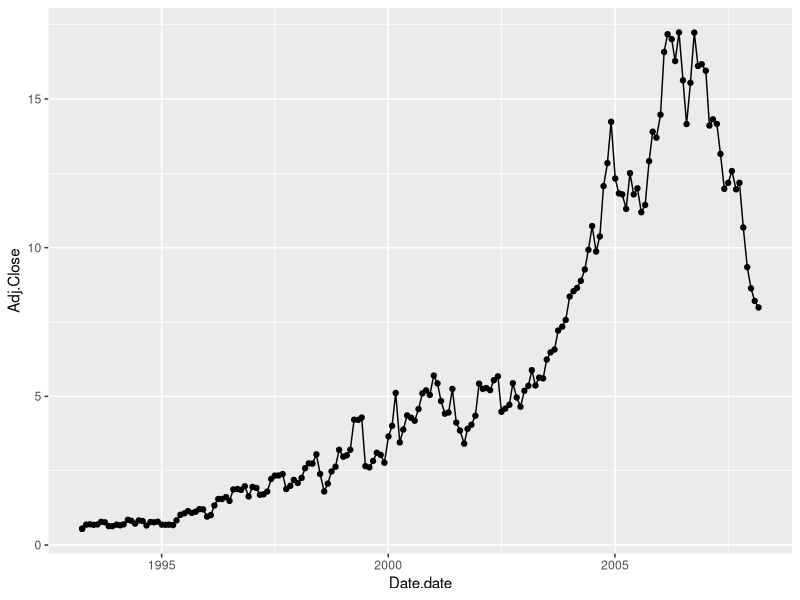
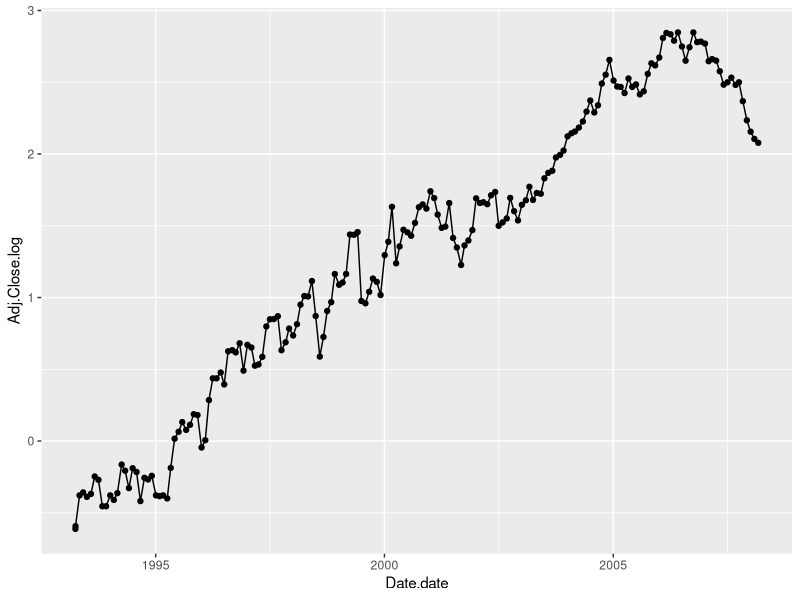
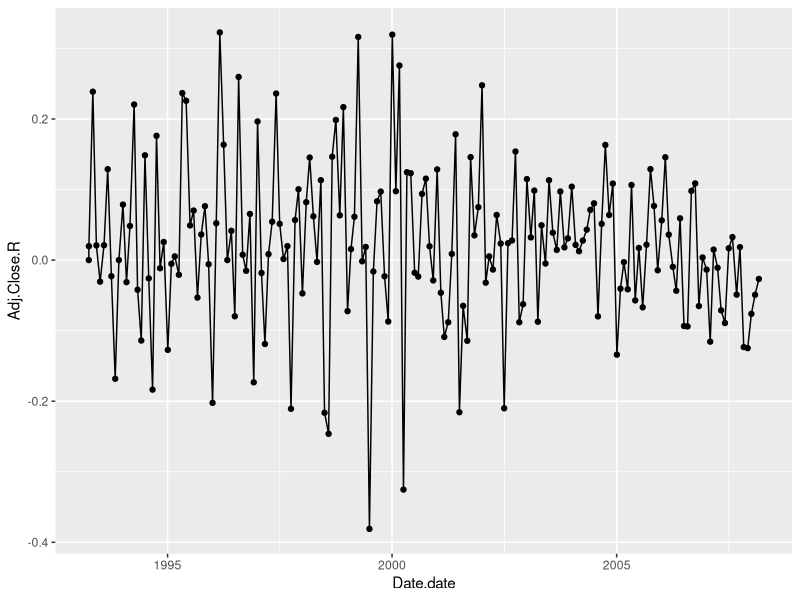
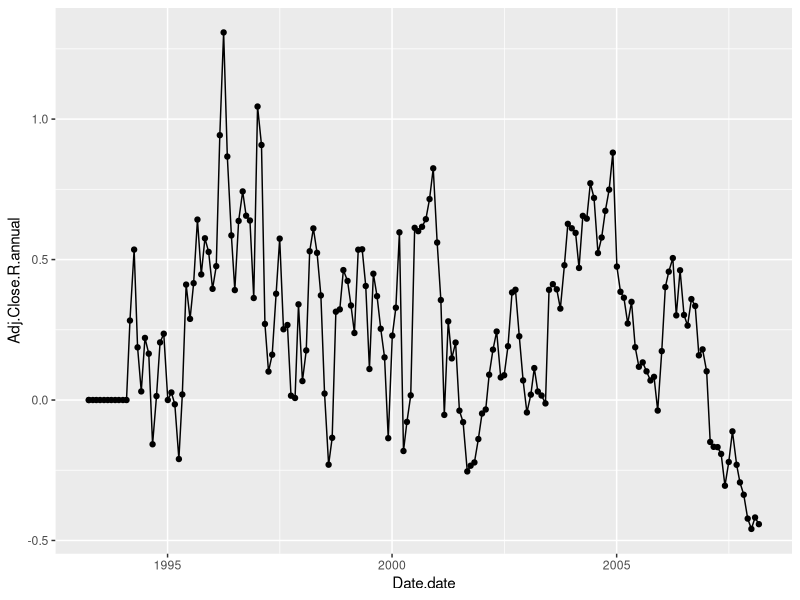
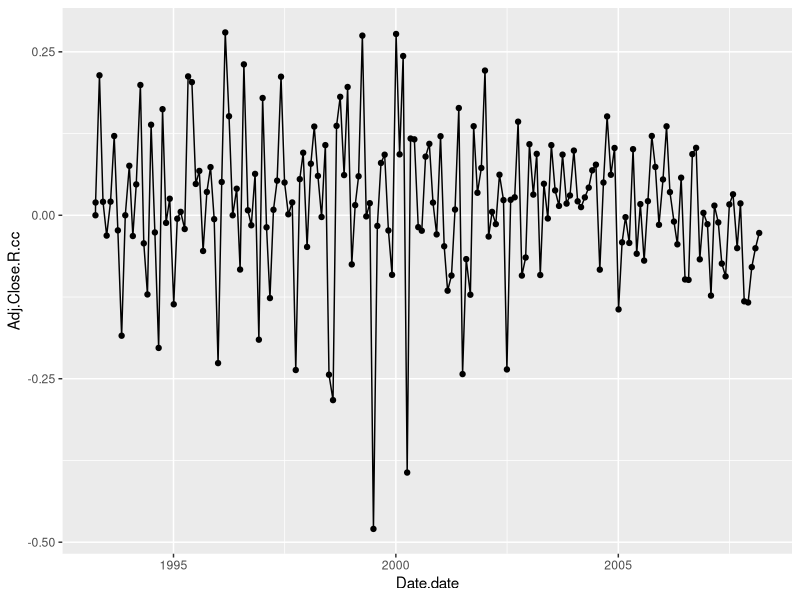
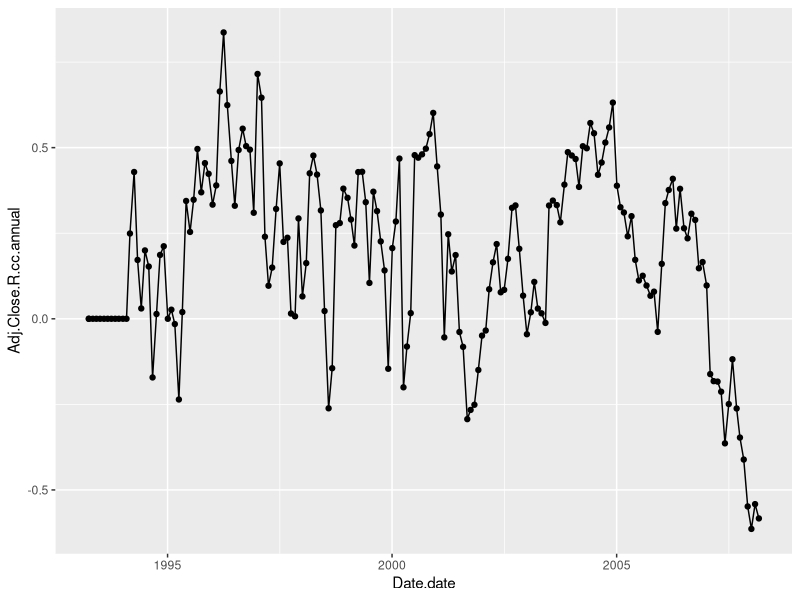
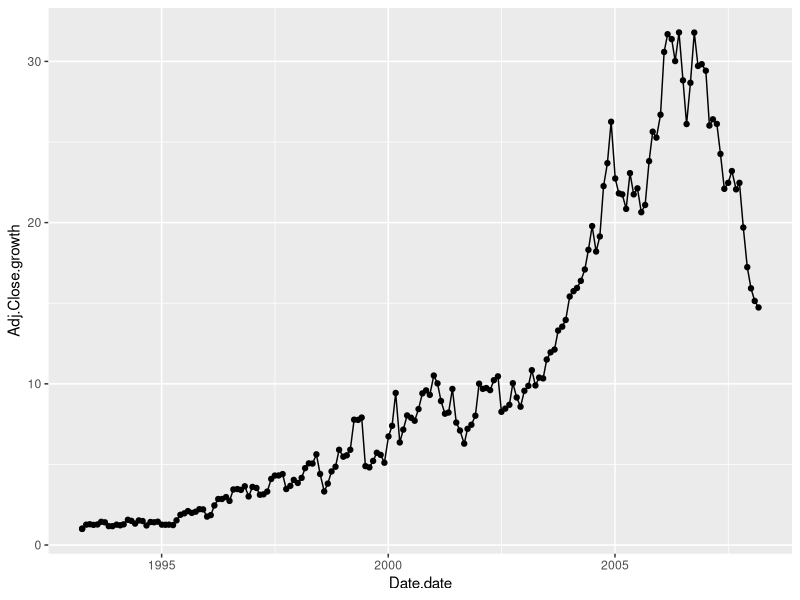

Reproduce these figures in R, in order.
## ---- chunk 1

    df = read.csv("sbux.monthly.csv")

    # Convert to date format.
    # Otherwise Date will be interpreted as a factor variable.
    # This matters when using Date on the x-axis in plots.
    # Apparently ggplot2 won't (easily) render line plots when
    # plotting a number var against a factor var.
    df$Date.date = as.Date(df$Date, "%Y-%m-%d") 

    df = df[order(df$Date.date),] 

    library(ggplot2)
    qplot(Date.date, Adj.Close, data=df, geom=c("point", "line"))

## ---- chunk 2

    # simple return = delta-P / P0
    pt0 = df[1,]$Adj.Close
    pt1 = df[nrow(df),]$Adj.Close
    R = (pt1 - pt0) / pt0 
    PV = 1000
    FV = PV * (1 + R)
    FV

## ---- chunk 3

    # convert simple return to annually compounding annual rate
    # (1 + R_a)^15 = (1 + R)
    R_a = (1 + R)^(1/15) - 1
    R_a

## ---- chunk 4

    df$Adj.Close.log = log(df$Adj.Close)    
    qplot(Date.date, Adj.Close.log, data=df, geom=c("point", "line"))

## ---- chunk 5

    # R_m = numeric(nrow(df))

    # for (i in 2:nrow(df)) {
    #     pt0 = df[i-1,]$Adj.Close
    #     pt1 = df[i,]$Adj.Close
    #     R_m[i] = (pt1 - pt0) / pt0
    # }

    # ....OR....
    n = nrow(df)
    R_m = numeric(n)
    R_m[2:n] = ( df$Adj.Close[2:n] - df$Adj.Close[1:(n-1)] ) / df$Adj.Close[1:(n-1)]

    df$Adj.Close.R = R_m

    qplot(Date.date, Adj.Close.R, data=df, geom=c("point", "line"))

## ---- chunk 6

    R_a = numeric(nrow(df))

    # for (i in 13:nrow(df)) {
    #     pt0 = df[i-12,]$Adj.Close
    #     pt1 = df[i,]$Adj.Close
    #     R_a[i] = (pt1 - pt0) / pt0
    # }

    # ....OR....
    n = nrow(df)
    R_a = numeric(n)
    p = 12        # period
    R_a[(p+1):n] = ( df$Adj.Close[(p+1):n] - df$Adj.Close[1:(n-p)] ) / df$Adj.Close[1:(n-p)]

    df$Adj.Close.R.annual = R_a

    qplot(Date.date, Adj.Close.R.annual, data=df, geom=c("point", "line"))

## ---- chunk 7

    # Three ways to compute cc returns:
    # R_cc = log(1 + R)
    # R_cc = log( pt1 / pt0 )
    # R_cc = log(pt1) - log(pt0)

    # R_cc1 = numeric(nrow(df))
    # R_cc2 = numeric(nrow(df))
    # R_cc3 = numeric(nrow(df))

    # for (i in 2:nrow(df)) {

    #     R_cc1[i] = log(1 + df[i,]$Adj.Close.R)

    #     pt0 = df[i-1,]$Adj.Close
    #     pt1 = df[i,]$Adj.Close
    #     R_cc2[i] = log( pt1 / pt0 )

    #     pt0.log = df[i-1,]$Adj.Close.log
    #     pt1.log = df[i,]$Adj.Close.log
    #     R_cc3[i] = pt1.log - pt0.log
    # }

    
    # ...OR.....
    n = nrow(df)
    p = 1         # period
    
    R_cc1 = numeric(n)
    R_cc1[(p+1):n] = log(1 + df$Adj.Close.R[(p+1):n])
    
    R_cc2 = numeric(n)
    R_cc2[(p+1):n] = log(df$Adj.Close[(p+1):n]) - log(df$Adj.Close[1:(n-p)])
    
    R_cc3 = numeric(n)
    R_cc3[(p+1):n] = log(df$Adj.Close[(p+1):n] / df$Adj.Close[1:(n-p)])

    # verify they're (pretty much) the same
    sum(R_cc1 - R_cc2)
    sum(R_cc2 - R_cc3)

    df$Adj.Close.R.cc = R_cc1

    qplot(Date.date, Adj.Close.R.cc, data=df, geom=c("point", "line"))

## ---- chunk 8

    # Three ways to compute cc returns:
    # R_cc = log(1 + R)
    # R_cc = log( pt1 / pt0 )
    # R_cc = log(pt1) - log(pt0)

    # R_cca = numeric(nrow(df))

    # for (i in 13:nrow(df)) {
    #     R_cca[i] = log(1 + df[i,]$Adj.Close.R.annual)
    # }

    # ...OR.....
    n = nrow(df)
    p = 12         # period
    
    R_cca1 = numeric(n)
    R_cca1[(p+1):n] = log(1 + df$Adj.Close.R.annual[(p+1):n])
    
    R_cca2 = numeric(n)
    R_cca2[(p+1):n] = log(df$Adj.Close[(p+1):n]) - log(df$Adj.Close[1:(n-p)])
    
    R_cca3 = numeric(n)
    R_cca3[(p+1):n] = log(df$Adj.Close[(p+1):n] / df$Adj.Close[1:(n-p)])

    # verify they're (pretty much) the same
    sum(R_cca1 - R_cca2)
    sum(R_cca2 - R_cca3)
    R_cca = R_cca1

    df$Adj.Close.R.cc.annual = R_cca

    qplot(Date.date, Adj.Close.R.cc.annual, data=df, geom=c("point", "line"))

## ---- chunk 9

    # gross returns = 1 + simple returns
    df$Adj.Close.R.gross = 1 + df$Adj.Close.R

    # growth of $1 equals the cumulative product of the gross returns
    df$Adj.Close.growth = cumprod(df$Adj.Close.R.gross)

    qplot(Date.date, Adj.Close.growth, data=df, geom=c("point", "line"))

